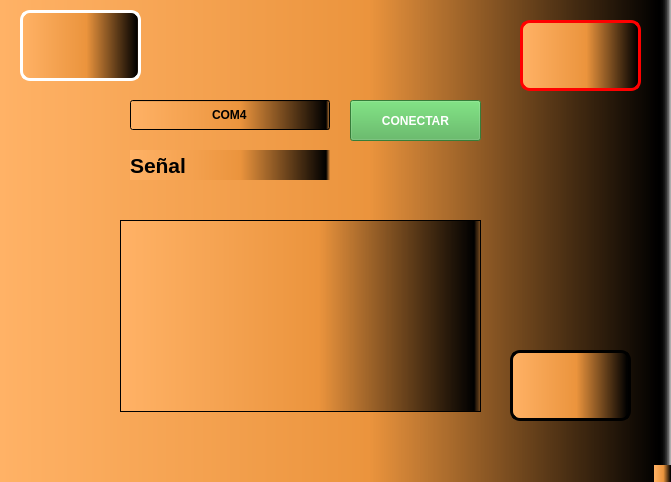
<?xml version="1.0" encoding="UTF-8"?>
<ui version="4.0">
 <class>MainWindow</class>
 <widget class="QMainWindow" name="MainWindow">
  <property name="geometry">
   <rect>
    <x>0</x>
    <y>0</y>
    <width>671</width>
    <height>482</height>
   </rect>
  </property>
  <property name="windowTitle">
   <string>MainWindow</string>
  </property>
  <property name="styleSheet">
   <string notr="true">background-color: qlineargradient(spread:pad, x1:0, y1:0, x2:1, y2:0, stop:0 rgba(255, 178, 102, 255), stop:0.55 rgba(235, 148, 61, 255), stop:0.98 rgba(0, 0, 0, 255), stop:1 rgba(0, 0, 0, 0));</string>
  </property>
  <widget class="QWidget" name="centralwidget">
   <widget class="QLabel" name="label">
    <property name="geometry">
     <rect>
      <x>20</x>
      <y>10</y>
      <width>121</width>
      <height>71</height>
     </rect>
    </property>
    <property name="styleSheet">
     <string notr="true">border: 3px solid white;
border-radius: 10px;

</string>
    </property>
    <property name="text">
     <string/>
    </property>
    <property name="pixmap">
     <pixmap>:/Logos/Imagenes/logo uat.jpg</pixmap>
    </property>
    <property name="scaledContents">
     <bool>true</bool>
    </property>
   </widget>
   <widget class="QLabel" name="label_4">
    <property name="geometry">
     <rect>
      <x>520</x>
      <y>20</y>
      <width>121</width>
      <height>71</height>
     </rect>
    </property>
    <property name="styleSheet">
     <string notr="true">border: 3px solid red;
border-radius: 10px;

</string>
    </property>
    <property name="text">
     <string/>
    </property>
    <property name="pixmap">
     <pixmap>:/Logos/Imagenes/logo fians.jpg</pixmap>
    </property>
    <property name="scaledContents">
     <bool>true</bool>
    </property>
   </widget>
   <widget class="QLabel" name="label_5">
    <property name="geometry">
     <rect>
      <x>510</x>
      <y>350</y>
      <width>121</width>
      <height>71</height>
     </rect>
    </property>
    <property name="styleSheet">
     <string notr="true">border: 3px solid black;
border-radius: 10px;

</string>
    </property>
    <property name="text">
     <string/>
    </property>
    <property name="pixmap">
     <pixmap>:/Logos/Imagenes/equipo.jpeg</pixmap>
    </property>
    <property name="scaledContents">
     <bool>true</bool>
    </property>
   </widget>
   <widget class="QPushButton" name="btn_accion">
    <property name="geometry">
     <rect>
      <x>350</x>
      <y>100</y>
      <width>131</width>
      <height>41</height>
     </rect>
    </property>
    <property name="font">
     <font>
      <weight>75</weight>
      <bold>true</bold>
     </font>
    </property>
    <property name="styleSheet">
     <string notr="true">background-color: #4CAF50; /* Green */
color: white; /* White text */</string>
    </property>
    <property name="text">
     <string>CONECTAR</string>
    </property>
   </widget>
   <widget class="QLabel" name="txt_estado">
    <property name="geometry">
     <rect>
      <x>130</x>
      <y>150</y>
      <width>200</width>
      <height>30</height>
     </rect>
    </property>
    <property name="font">
     <font>
      <pointsize>16</pointsize>
      <weight>75</weight>
      <bold>true</bold>
     </font>
    </property>
    <property name="text">
     <string>Señal</string>
    </property>
   </widget>
   <widget class="QLineEdit" name="txt_com">
    <property name="geometry">
     <rect>
      <x>130</x>
      <y>100</y>
      <width>200</width>
      <height>30</height>
     </rect>
    </property>
    <property name="font">
     <font>
      <weight>75</weight>
      <bold>true</bold>
     </font>
    </property>
    <property name="text">
     <string>COM4</string>
    </property>
    <property name="alignment">
     <set>Qt::AlignCenter</set>
    </property>
   </widget>
   <widget class="QListWidget" name="datos">
    <property name="geometry">
     <rect>
      <x>120</x>
      <y>220</y>
      <width>361</width>
      <height>192</height>
     </rect>
    </property>
   </widget>
  </widget>
  <widget class="QMenuBar" name="menubar">
   <property name="geometry">
    <rect>
     <x>0</x>
     <y>0</y>
     <width>671</width>
     <height>26</height>
    </rect>
   </property>
  </widget>
  <widget class="QStatusBar" name="statusbar"/>
 </widget>
 <resources>
  <include location="../../recursos.qrc"/>
 </resources>
 <connections/>
</ui>
